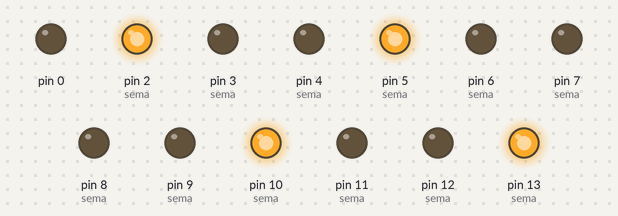
This sketch was run on a simulated Arduino Uno, built with avr-gcc and run on an emulated ATmega328P. Shown: output pins drawn as LEDs (lit = HIGH).

Above: at 0.1 s.
At 6.6 s:
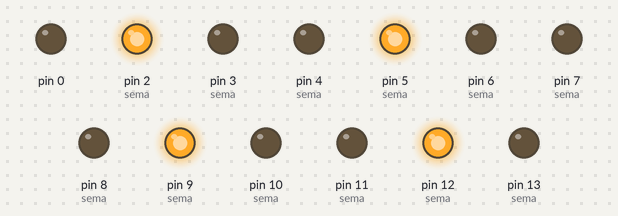
At 7.6 s:
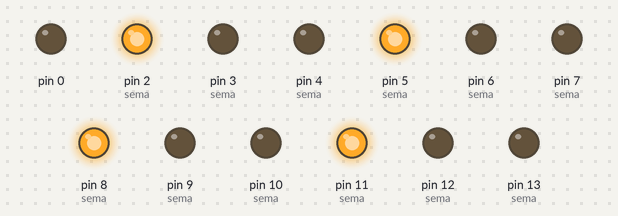
At 17.1 s:
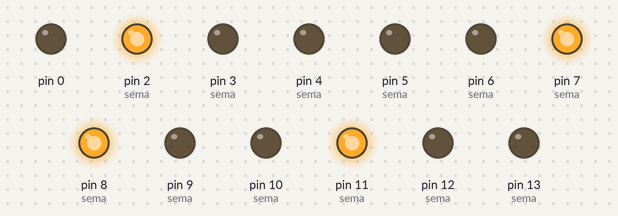
At 23.6 s:
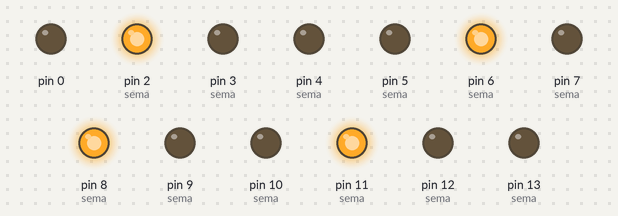
At 34.1 s:
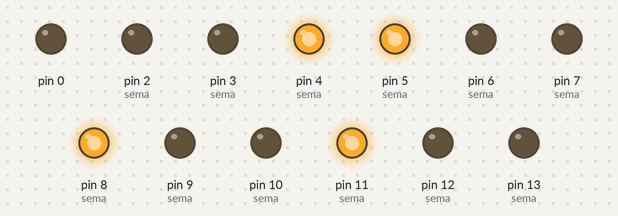
Timing chart, 0 to 40.0 s (numbered marks = the images above):
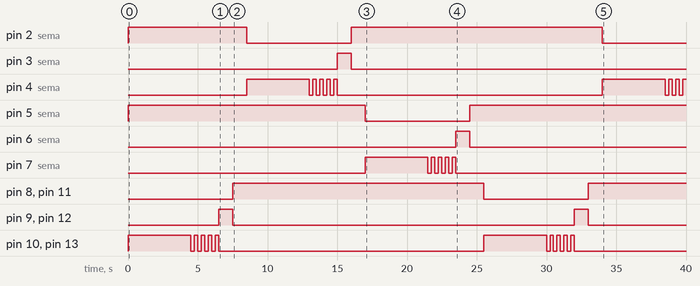

Measured:
- by itself, pin 2 (sema): HIGH → LOW at 8.5 s, → HIGH 7.5 s later, → LOW 18.0 s later
- by itself, pin 3 (sema): LOW → HIGH at 15.0 s, → LOW 1.0 s later
- by itself, pin 4 (sema): LOW → HIGH at 8.5 s, → LOW 4.5 s later, → HIGH 0.25 s later, → LOW 0.25 s later, … (17 changes in this stretch)
- by itself, pin 5 (sema): HIGH → LOW at 17.0 s, → HIGH 7.5 s later
- by itself, pin 6 (sema): LOW → HIGH at 23.5 s, → LOW 1.0 s later
- by itself, pin 7 (sema): LOW → HIGH at 17.0 s, → LOW 4.5 s later, → HIGH 0.25 s later, → LOW 0.25 s later, … (10 changes in this stretch)
- by itself, pin 8 (sema), pin 11 (sema): LOW → HIGH at 7.5 s, → LOW 18.0 s later, → HIGH 7.5 s later
- by itself, pin 9 (sema), pin 12 (sema): alternates HIGH for 1.0 s and LOW for 24.5 s

The sketch:

P3.3_Semaforos.ino
```cpp
#define tv 4500
#define tp 250
#define ta 1000
char sema[4][3]={ {13,12,11}, {10,9,8}, {7,6,5}, {4,3,2} };
boolean estado[4][3]={ {0,0,1}, {1,0,0}, {0,0,0}, {0,1,0} };
void setup(){
  for(byte s=0; s<4; s++){
    for(byte i=0; i<15; i++){
      pinMode(sema[s][i],OUTPUT);
      digitalWrite(sema[s][2],HIGH);
    }
  }
}
void loop(){
  semaforo1();
  delay(ta);
  semaforo(3);
  delay(ta);
  semaforo(2);
  delay(ta);
}
void leds(byte s,byte l){
  for(byte i=0; i<3; i++){
    digitalWrite(sema[s][i],estado[l][i]);
  }
}
void par(byte s){
  for(byte i=0; i<4; i++){
    leds(s,2);
    delay(tp);
    leds(s,1);
    delay(tp);
  }
}
void semaforo(byte s){
  leds(s,1);
  delay(tv);
  par(s);
  leds(s,3);
  delay(ta);
  leds(s,0);
}
void semaforo1(){
  leds(0,1);
  leds(1,1);
  delay(tv);
  for(byte i=0; i<4; i++){
    leds(0,2);
    leds(1,2);
    delay(tp);
    leds(0,1);
    leds(1,1);
    delay(tp);
  }
  leds(0,3);
  leds(1,3);
  delay(ta);
  leds(0,0);
  leds(1,0);
}
```
